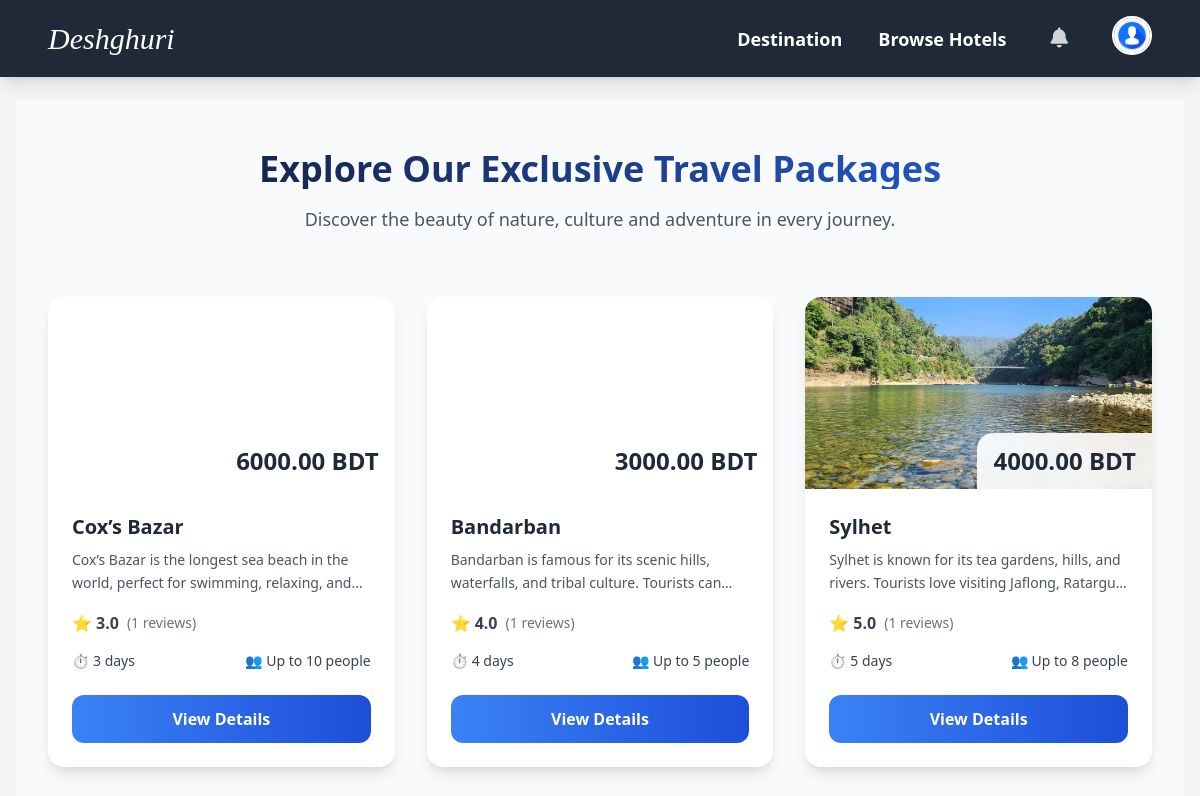
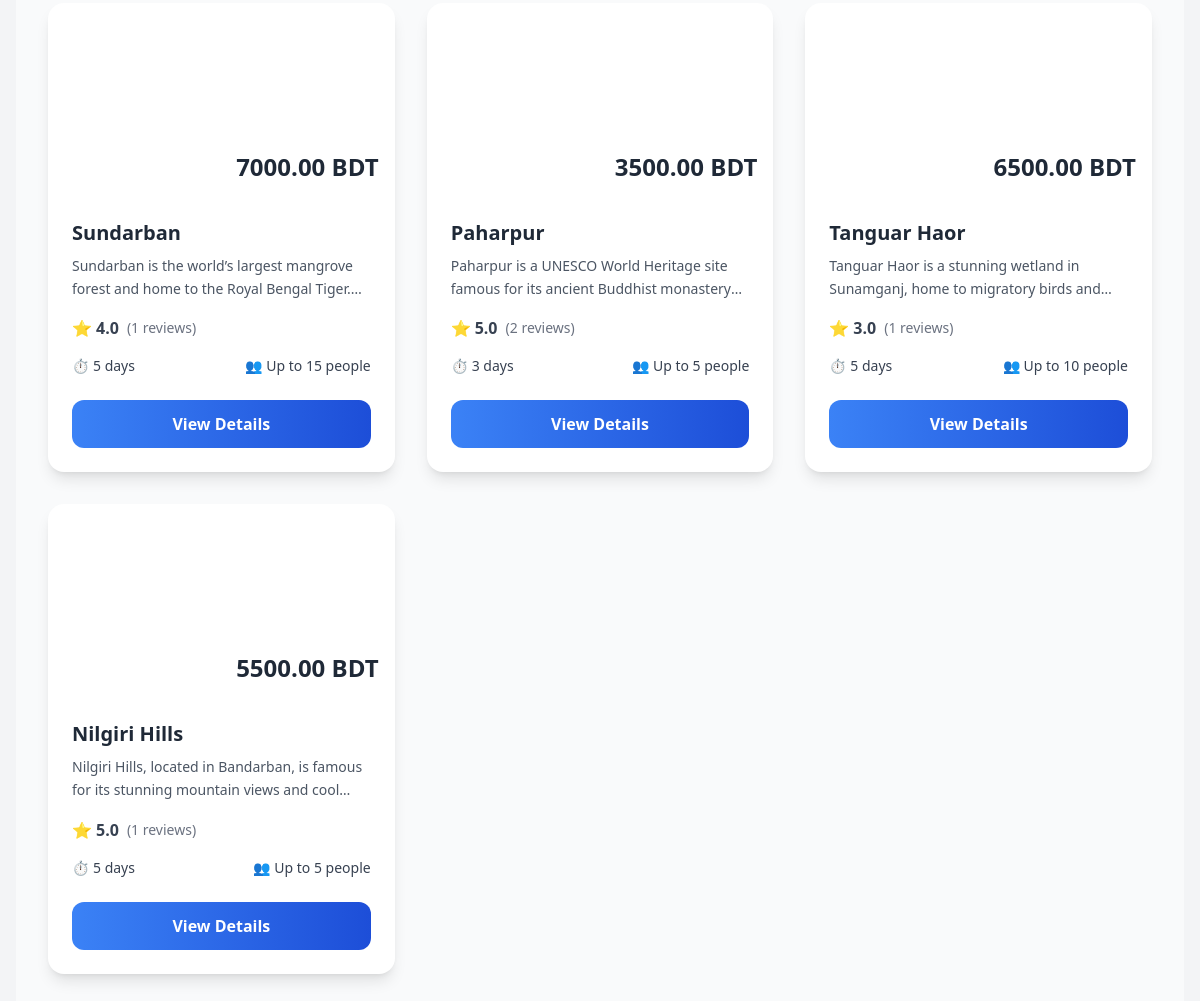
The page /packages/ (signed in) on the database its author committed (2 pictures, top to bottom).
### packages/models.py (models this page shows, shortened)
class Package(models.Model):
    destination_name = models.CharField(max_length=100)
    image = models.ImageField(upload_to='package_images/')
    people_limit = models.PositiveIntegerField()
    price = models.DecimalField(max_digits=10, decimal_places=2)
    days = models.PositiveIntegerField(default=1)  # নতুন field: Tour কত দিন
    description = models.TextField()
    itinerary = models.TextField()
    included_services = models.TextField()
    exclusions = models.TextField()
    def average_rating(self):
        avg = self.reviews.aggregate(Avg('rating'))['rating__avg']
        return round(avg, 1) if avg else None
    def review_count(self):
        return self.reviews.count()

### packages/views.py (the view)
# urls.py: path('', views.package_list, name='package_list'),
def package_list(request):
    packages = Package.objects.all()
    return render(request, 'packages/package_list.html', {'packages': packages})

### accounts/context_processors.py (called while the page is built)
def user_role(request):
    user = None
    role = None
    unread_notifications_count = 0
    if request.user.is_authenticated:
        user = request.user
        role = user.role  # from your custom User model field
        unread_notifications_count = user.notifications.filter(is_read=False).count()
    return {
        'logged_user': user,
        'logged_role': role,
        'unread_notifications_count': unread_notifications_count,
    }

### template/packages/package_list.html (shortened to what this page needs)
{% extends 'base.html' %}
{% load static %}
{% block content %}
<div class="min-h-screen bg-gray-50">
    <div class="text-center pt-12 pb-8 px-4">
        <h1 class="text-4xl font-bold bg-gradient-to-r from-gray-900 to-blue-600 bg-clip-text text-transparent mb-4">
        </h1>
        <p class="text-gray-600 text-lg max-w-2xl mx-auto mb-8">
            Discover the beauty of nature, culture and adventure in every journey.
        </p>
    </div>
    <div class="max-w-7xl mx-auto px-4 sm:px-6 lg:px-8 pb-12">
        <div class="grid grid-cols-1 md:grid-cols-2 lg:grid-cols-3 gap-8 justify-items-center">
            {% for package in packages %}
                <div class="w-full max-w-sm bg-white rounded-2xl shadow-lg overflow-hidden hover:shadow-2xl transition-all duration-300 hover:-translate-y-2">
                    <div class="h-48 bg-cover bg-center relative" style="background-image: url('{{ package.image.url }}');">
                        <div class="absolute bottom-0 right-0 bg-white/90 backdrop-blur-sm px-4 py-3 rounded-tl-2xl">
                            <span class="text-2xl font-bold text-gray-800">{{ package.price }} BDT</span>
                        </div>
                    </div>
                    <div class="p-6">
                        <h2 class="text-xl font-bold text-gray-800 mb-2 line-clamp-1">{{ package.destination_name }}</h2>
                        <p class="text-gray-600 text-sm leading-relaxed mb-4 line-clamp-2">
                            {{ package.description|truncatechars:100 }}
                        </p>
                        {% if package.average_rating %}
                            <div class="flex items-center mb-4">
                                <span class="text-yellow-500 mr-1">⭐</span>
                                <span class="font-semibold text-gray-700">{{ package.average_rating }}</span>
                                <span class="text-gray-500 text-sm ml-2">({{ package.review_count }} reviews)</span>
                            </div>
                        {% else %}
                            <div class="mb-4">
                                <span class="text-gray-400 text-sm">No ratings yet</span>
                            </div>
                        {% endif %}
                        <div class="flex justify-between text-sm text-gray-700 mb-6">
                            <div class="flex items-center">
                                <span class="mr-1">⏱️</span>
                                {{ package.days }} days
                            </div>
                            <div class="flex items-center">
                                <span class="mr-1">👥</span>
                                Up to {{ package.people_limit }} people
                            </div>
                        </div>
                        <a href="{% url 'package_detail' package.pk %}" class="block w-full bg-gradient-to-r from-blue-500 to-blue-700 hover:from-blue-600 hover:to-blue-800 text-white text-center font-semibold py-3 px-4 rounded-xl transition-all duration-300 transform hover:-translate-y-1 hover:shadow-lg">
                            View Details
                        </a>
                    </div>
                </div>
            {% endfor %}
        </div>
    </div>
</div>
{% endblock %}

### rows shown on the page
Package: price "6000.00", destination_name "Cox’s Bazar", description "Cox’s Bazar is the longest sea beach in the world, perfect for swimming, relaxing,…", average_rating "3.0", review_count "1", days "3", people_limit "10"
Package: price "3000.00", destination_name "Bandarban", description "Bandarban is famous for its scenic hills, waterfalls, and tribal culture. Tourists…", average_rating "4.0", review_count "1", days "4", people_limit "5"
Package: image (picture), price "4000.00", destination_name "Sylhet", description "Sylhet is known for its tea gardens, hills, and rivers. Tourists love visiting Jaflong,…", average_rating "5.0", review_count "1", days "5", people_limit "8"
Package: price "7000.00", destination_name "Sundarban", description "Sundarban is the world’s largest mangrove forest and home to the Royal Bengal…", average_rating "4.0", review_count "1", days "5", people_limit "15"
Package: price "3500.00", destination_name "Paharpur", description "Paharpur is a UNESCO World Heritage site famous for its ancient Buddhist…", average_rating "5.0", review_count "2", days "3", people_limit "5"
Package: price "6500.00", destination_name "Tanguar Haor", description "Tanguar Haor is a stunning wetland in Sunamganj, home to migratory birds…", average_rating "3.0", review_count "1", days "5", people_limit "10"
Package: price "5500.00", destination_name "Nilgiri Hills", description "Nilgiri Hills, located in Bandarban, is famous for its stunning mountain views and…", average_rating "5.0", review_count "1", days "5", people_limit "5"
